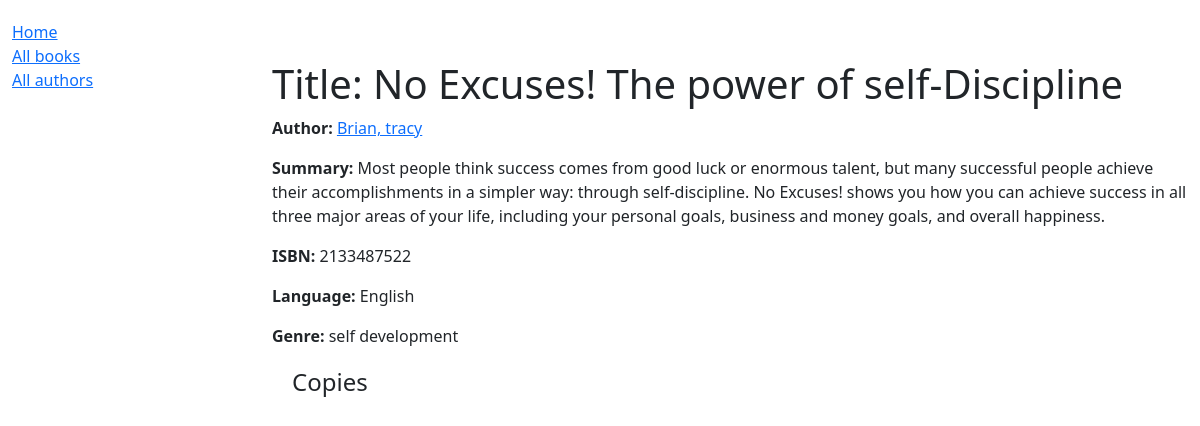
Page /catalog/book/6 (signed in) on the committed database.
### catalog/models.py (models this page shows, shortened)
class Book(models.Model):
    title = models.CharField(max_length=100)
    author = models.ForeignKey('Author',on_delete=models.SET_NULL,null=True)
    summary = models.TextField(max_length=1000,help_text='provide  description for this book ')
    isbn = models.CharField('ISBN',unique=True,max_length=13,help_text='13 Character <a href="https://www.isbn-international.org/content/what-isbn">ISBN number</a>')
    genre = models.ManyToManyField(Genre,help_text='select a genre for this book')
    language = models.ForeignKey(Language,on_delete=models.SET_NULL,null=True)

class Author(models.Model):
    first_name = models.CharField(max_length=100)
    last_name = models.CharField(max_length=100)
    date_of_birth = models.DateField(null=True, blank=True)
    date_of_death = models.DateField('Died', null=True, blank=True)
    class Meta:
        ordering = ['first_name', 'last_name']
    def get_absolute_url(self):
        return reverse('author-detail', args=[str(self.id)])
    def __str__(self):
        return f'{self.first_name}, {self.last_name}'

class Language(models.Model):
    name = models.CharField(max_length=100,help_text='enter the language  of the book',null=True)
    def __str__(self):
        return self.name

class Genre(models.Model):
    name = models.CharField(max_length=200,help_text="Enter a book genre e.g.Science fiction")
    def __str__(self):
        return  self.name

### catalog/views.py (the view)
# urls.py: path('book/<int:pk>', views.BookDetailView.as_view(), name='book-detail'),
@method_decorator(login_required,name='dispatch')
class BookDetailView(generic.DetailView):
    model = Book
    paginate_by = 10

### templates/catalog/book_detail.html (shortened to what this page needs)
{% extends "baseLayout.html" %}
{% block content %}
<div style="padding-top: 60px; padding-left: 60px">
  <h1>Title: {{ book.title }}</h1>
  <p><strong>Author:</strong> <a href="{{book.author.get_absolute_url}}">{{book.author}}</a></p>
  <p><strong>Summary:</strong> {{ book.summary }}</p>
  <p><strong>ISBN:</strong> {{ book.isbn }}</p>
  <p><strong>Language:</strong> {{ book.language }}</p>
  <p><strong>Genre:</strong> {{ book.genre.all|join:", " }}</p>
  <div style="margin-left:20px;margin-top:20px">
    <h4>Copies</h4>
  </div>
  </div>
{% endblock %}

### rows in the picture
Book: title "No Excuses! The power of self-Discipline", author "Brian, tracy", summary "Most people think success comes from good luck or enormous talent, but many successful people achieve their accomplishments in a simpler way: through self-discipline. No Excuses! shows you how you can achieve success in all three major areas of your life, including your personal goals, business and money goals, and overall happiness.", isbn "2133487522", language "English", genre.all "self development"
